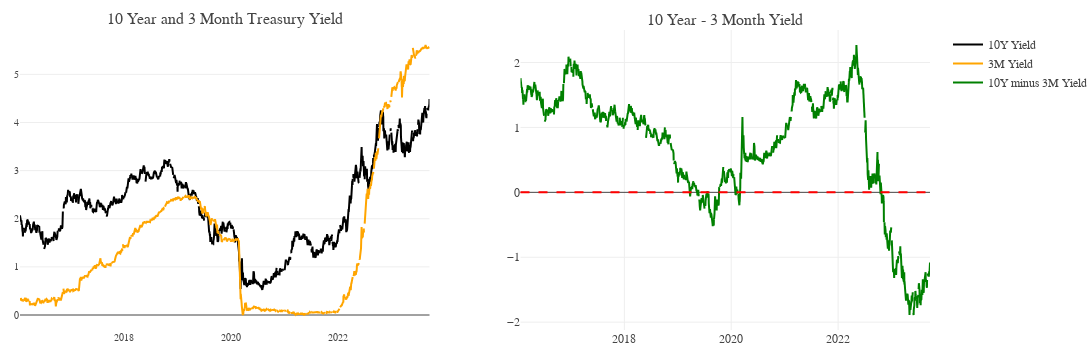

The cell this chart's notebook holds for it:
### Code cell
def plot_yield_curve(us_treasury_yield_df):

    fig = make_subplots(rows = 1, 
                        cols = 2,
                        subplot_titles = ("10 Year and 3 Month Treasury Yield", "10 Year - 3 Month Yield"))

    fig.add_trace(
        go.Scatter(x = us_treasury_yield_df['index'], 
                y = us_treasury_yield_df['10Y'], 
                name = "10Y Yield",
                line = dict(color = 'black')), row = 1, col = 1)

    fig.add_trace(
        go.Scatter(x = us_treasury_yield_df['index'], 
                y = us_treasury_yield_df['3M'], 
                name = "3M Yield",
                line = dict(color = 'orange')), row = 1, col = 1)

    fig.add_trace(
        go.Scatter(x = us_treasury_yield_df['index'], 
                y = us_treasury_yield_df['10Y'] - us_treasury_yield_df['3M'], 
                name = "10Y minus 3M Yield",
                line = dict(color = 'green')), row = 1, col = 2)

    fig.add_hline(y = 0, row = 1, col = 2, line_dash = "dash", line_color = "red")

    fig.update_layout(template = temp,
                    hovermode = 'closest',
                    margin = dict(l = 20, r = 0, t = 30, b = 20),
                    height = 350, 
                    width = 1200, 
                    showlegend = True,
                    xaxis = dict(tickfont=dict(size=10)),  
                    yaxis = dict(side = "left", tickfont = dict(size=10)),
                    xaxis_showgrid = False)



    return fig 

plot_yield_curve(us_treasury_yield_df.tail(2000))

### Figure 1 — Plotly figure (JSON) as saved in the notebook; plotly's stock layout.template omitted (floating-point values rounded to 4 significant figures; data arrays with more than 128 entries replaced by an {"elided": "..."} marker saying what was removed)
{"data": [{"line": {"color": "black"}, "name": "10Y Yield", "type": "scatter", "x": {"elided": "2000 str values"}, "xaxis": "x", "y": {"elided": "2000 float values"}, "yaxis": "y"}, {"line": {"color": "orange"}, "name": "3M Yield", "type": "scatter", "x": {"elided": "2000 str values"}, "xaxis": "x", "y": {"elided": "2000 float values"}, "yaxis": "y"}, {"line": {"color": "green"}, "name": "10Y minus 3M Yield", "type": "scatter", "x": {"elided": "2000 str values"}, "xaxis": "x2", "y": {"elided": "2000 float values"}, "yaxis": "y2"}], "layout": {"annotations": [{"font": {"size": 16}, "showarrow": false, "text": "10 Year and 3 Month Treasury Yield", "x": 0.225, "xanchor": "center", "xref": "paper", "y": 1, "yanchor": "bottom", "yref": "paper"}, {"font": {"size": 16}, "showarrow": false, "text": "10 Year - 3 Month Yield", "x": 0.775, "xanchor": "center", "xref": "paper", "y": 1, "yanchor": "bottom", "yref": "paper"}], "height": 350, "hovermode": "closest", "margin": {"b": 20, "l": 20, "r": 0, "t": 30}, "shapes": [{"line": {"color": "red", "dash": "dash"}, "type": "line", "x0": 0, "x1": 1, "xref": "x2 domain", "y0": 0, "y1": 0, "yref": "y2"}], "showlegend": true, "width": 1200, "xaxis": {"anchor": "y", "domain": [0, 0.45], "showgrid": false, "tickfont": {"size": 10}}, "xaxis2": {"anchor": "y2", "domain": [0.55, 1]}, "yaxis": {"anchor": "x", "domain": [0, 1], "side": "left", "tickfont": {"size": 10}}, "yaxis2": {"anchor": "x2", "domain": [0, 1]}}}
